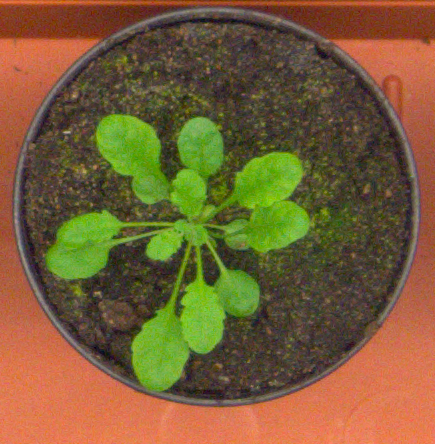
#> input picture Teste2/planta2.png, 435 x 444 px, found by its file name
$ python 'teste 2.py'
#> lines starting #> are read from the running program, lines starting #| are printed output that depends on the picture; after the words box and inside, x2 and y2 are one past the last pixel; in counts of white or black regions, pixels touching at a corner belong together
#> in show_image, img is the input picture: shape (444, 435, 3); mean B, G, R 55.2, 94.3, 120.9
import  cv2        #disponibiza as funções do opencv
import numpy as np
import numpy as np
from scipy import misc, ndimage
from skimage import exposure, morphology, img_as_float, filters, util
import matplotlib.pyplot as plt
from PIL import Image
import PIL.ImageOps

def maiorObjeto(im_L):
    # Seleciona apenas o maior objeto.
    if im_L.max()>1: # Maior valor presente na matriz de rotulos
        max_area = -np.Inf
        max_area_i = -1
        for i in range(1, im_L.max()+1):
            if np.count_nonzero(im_L==i) > max_area:
                max_area = np.count_nonzero(im_L==i)
                max_area_i = i

        im_e = np.zeros(im_L.shape);
        im_e[im_L==max_area_i] = 1.;
        # Matriz de rotulos
        # im_L = measure.label(im_tmp)
        im_L, im_L_size = ndimage.label(im_e)

    #############################
    # Retorna a imagem segmentada
    return im_e

def filtroRGB(src,r,g,b):
#> called with r = 0, g = 1, b = 0
    if r == 0:
        src[:,:,2] = 0    #elimina o vermelho
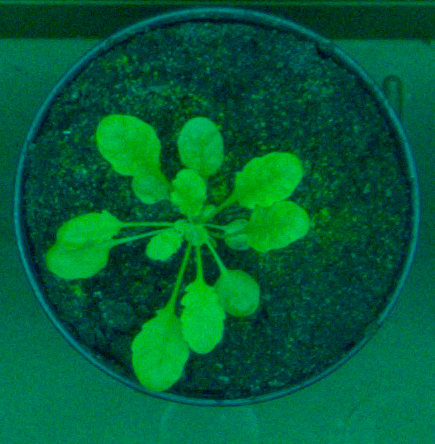
#> src: shape (444, 435, 3); mean B, G, R 55.2, 94.3, 0
    if g == 0:
        src[:,:,1] = 0    #elimina o verde
    if b == 0:
        src[:,:,0] = 0    #elimina o azul
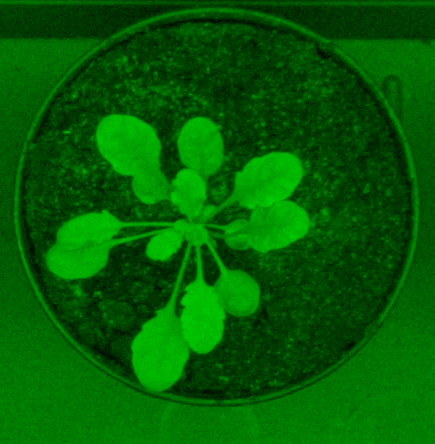
#> src: shape (444, 435, 3); mean B, G, R 0, 94.3, 0

def show_image():
    img = cv2.imread('planta2.png')

    filtroRGB(img,0,1,0)
    verde_inferior = np.array([0,127,0])
    verde_superior = np.array([255,255,255])
    mascara = cv2.inRange(img, verde_inferior, verde_superior)
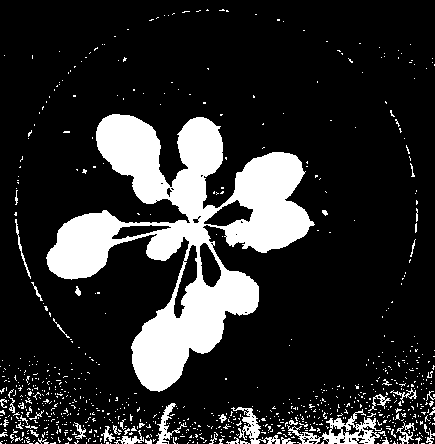
#> mascara: shape (444, 435); 17.3% white; 831 white regions (785 under 20 px), largest, box (x1, y1, x2, y2) and area: (46, 114, 315, 392) 27116, (287, 409, 382, 444) 1075, (231, 407, 280, 444) 510
    res = cv2.bitwise_and(img,img, mask= mascara)
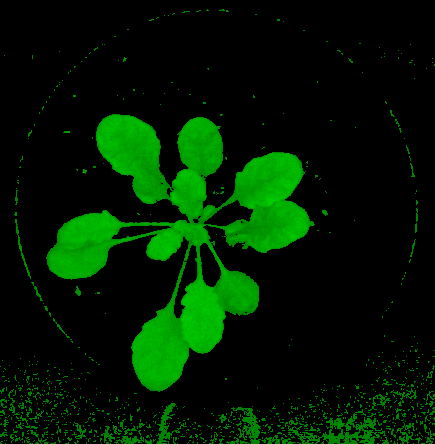
#> res: shape (444, 435, 3); mean B, G, R 0, 27.9, 0


    grayscaled = cv2.cvtColor(res,cv2.COLOR_BGR2GRAY)
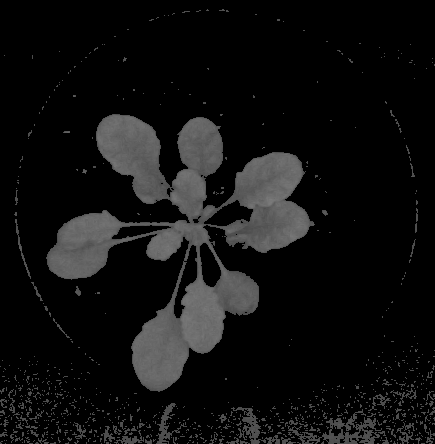
#> grayscaled: shape (444, 435); min 0, max 123, mean 16.4

    median = cv2.medianBlur(grayscaled,3)

    retval, threshold = cv2.threshold(median, 0, 255, cv2.THRESH_OTSU)
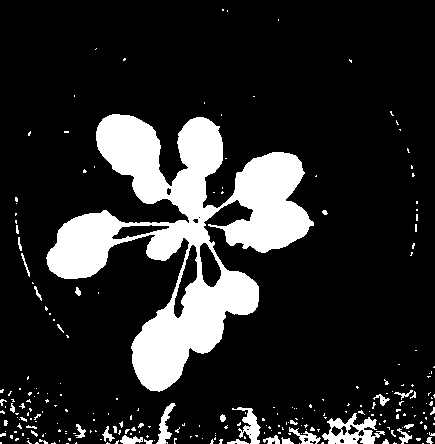
#> threshold: shape (444, 435); 16.3% white; 245 white regions (209 under 20 px), largest, box (x1, y1, x2, y2) and area: (46, 114, 314, 392) 27169, (322, 413, 385, 444) 924, (232, 407, 261, 444) 435
#> retval = 0

    ee = np.array([[0,1,0],
                   [1,1,1],
                   [0,1,0]])

    #img_close = morphology.binary_closing(threshold, ee)
    #img_open = morphology.binary_opening(img_close, ee)

    img_holes = morphology.remove_small_objects(threshold)

    img_h = maiorObjeto(img_holes)
#> the loop in maiorObjeto, `for i in range(1, im_L.max()+1):` made 255 passes
#> max_area on pass 255: 31527
#> after the loop in maiorObjeto, `for i in range(1, im_L.max()+1):`: max_area = 31527; max_area_i = 255

    plt.imshow(img_holes)
    plt.show()


def main():
    show_image()
    return 0

if __name__ == '__main__':
    main()

$ run again, with Teste2/planta3.png copied over Teste2/planta2.png
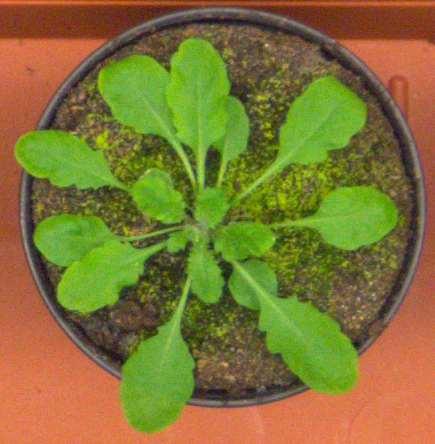
#> input picture Teste2/planta3.png, 435 x 444 px, found by its file name
#> in show_image, img is the input picture: shape (444, 435, 3); mean B, G, R 52.8, 117.1, 129.4
#> in show_image, `mascara = cv2.inRange(img, verde_inferior, verde_superior)`:
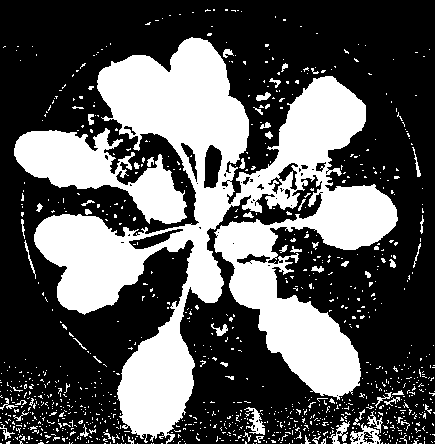
#> mascara: shape (444, 435); 35% white; 1007 white regions (949 under 20 px), largest, box (x1, y1, x2, y2) and area: (34, 37, 398, 444) 53940, (14, 128, 187, 224) 7226, (350, 423, 381, 444) 289
#> in show_image, `retval, threshold = cv2.threshold(median, 0, 255, cv2.THRESH_OTSU)`:
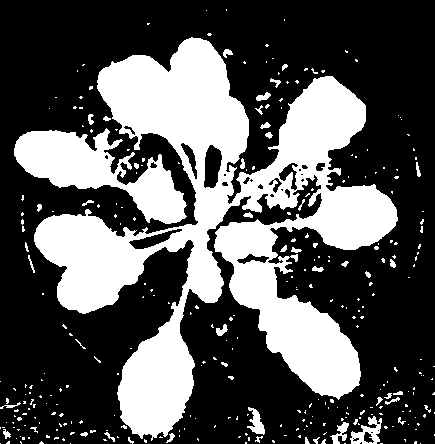
#> threshold: shape (444, 435); 33.7% white; 317 white regions (270 under 20 px), largest, box (x1, y1, x2, y2) and area: (34, 37, 398, 441) 53953, (14, 128, 187, 224) 7267, (350, 416, 382, 444) 422
#> retval = 0
#> the loop in maiorObjeto, `for i in range(1, im_L.max()+1):` made 255 passes
#> max_area on pass 255: 65043
#> after the loop in maiorObjeto, `for i in range(1, im_L.max()+1):`: max_area = 65043; max_area_i = 255

$ run again, with Teste2/planta4.png copied over Teste2/planta2.png
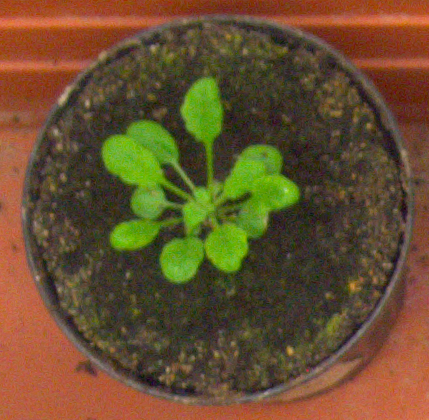
#> input picture Teste2/planta4.png, 429 x 420 px, found by its file name
#> in show_image, img is the input picture: shape (420, 429, 3); mean B, G, R 47.3, 79.4, 103.9
#> in show_image, `mascara = cv2.inRange(img, verde_inferior, verde_superior)`:
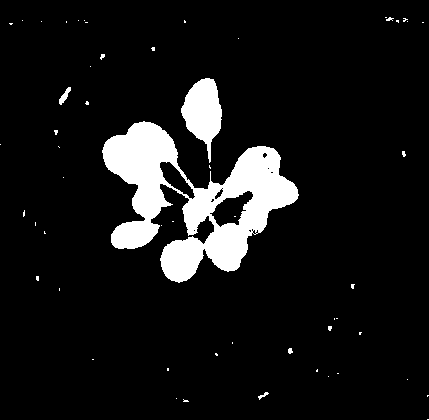
#> mascara: shape (420, 429); 8.9% white; 55 white regions (50 under 20 px), largest, box (x1, y1, x2, y2) and area: (102, 121, 299, 283) 13557, (181, 78, 222, 163) 1968, (59, 87, 71, 105) 89, (258, 392, 269, 400) 32, (288, 348, 293, 354) 23
#> in show_image, `retval, threshold = cv2.threshold(median, 0, 255, cv2.THRESH_OTSU)`:
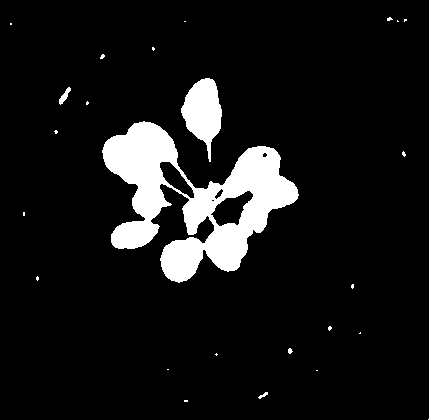
#> threshold: shape (420, 429); 8.8% white; 25 white regions (20 under 20 px), largest, box (x1, y1, x2, y2) and area: (102, 121, 299, 283) 13575, (181, 78, 222, 162) 1964, (59, 87, 71, 105) 87, (258, 392, 268, 399) 30, (288, 348, 293, 354) 21
#> retval = 0
#> the loop in maiorObjeto, `for i in range(1, im_L.max()+1):` made 255 passes
#> max_area on pass 255: 15836
#> after the loop in maiorObjeto, `for i in range(1, im_L.max()+1):`: max_area = 15836; max_area_i = 255

$ run again, with Teste2/planta.png copied over Teste2/planta2.png
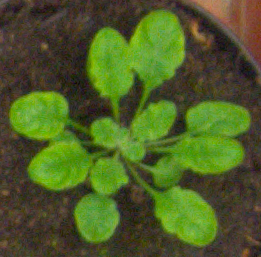
#> input picture Teste2/planta.png, 261 x 257 px, found by its file name
#> in show_image, img is the input picture: shape (257, 261, 3); mean B, G, R 38.6, 93.9, 78.4
#> in show_image, `mascara = cv2.inRange(img, verde_inferior, verde_superior)`:
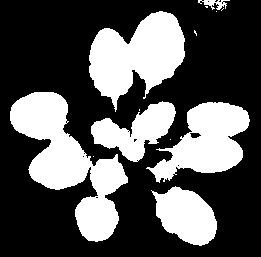
#> mascara: shape (257, 261); 33.6% white; 13 white regions (7 under 20 px), largest, box (x1, y1, x2, y2) and area: (10, 92, 128, 242) 7239, (89, 11, 185, 112) 5590, (146, 102, 250, 183) 4407, (151, 186, 217, 246) 2565, (91, 101, 176, 162) 2541, (198, 0, 230, 10) 148
#> in show_image, `retval, threshold = cv2.threshold(median, 0, 255, cv2.THRESH_OTSU)`:
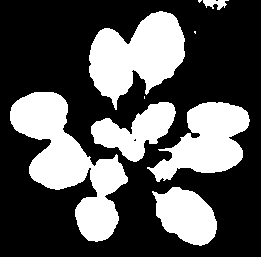
#> threshold: shape (257, 261); 33.5% white; 9 white regions (3 under 20 px), largest, box (x1, y1, x2, y2) and area: (10, 92, 128, 242) 7240, (89, 11, 185, 110) 5580, (147, 102, 250, 182) 4407, (152, 187, 217, 246) 2561, (91, 102, 176, 162) 2545, (203, 0, 229, 10) 153
#> retval = 0
#> the loop in maiorObjeto, `for i in range(1, im_L.max()+1):` made 255 passes
#> max_area on pass 255: 22502
#> after the loop in maiorObjeto, `for i in range(1, im_L.max()+1):`: max_area = 22502; max_area_i = 255
